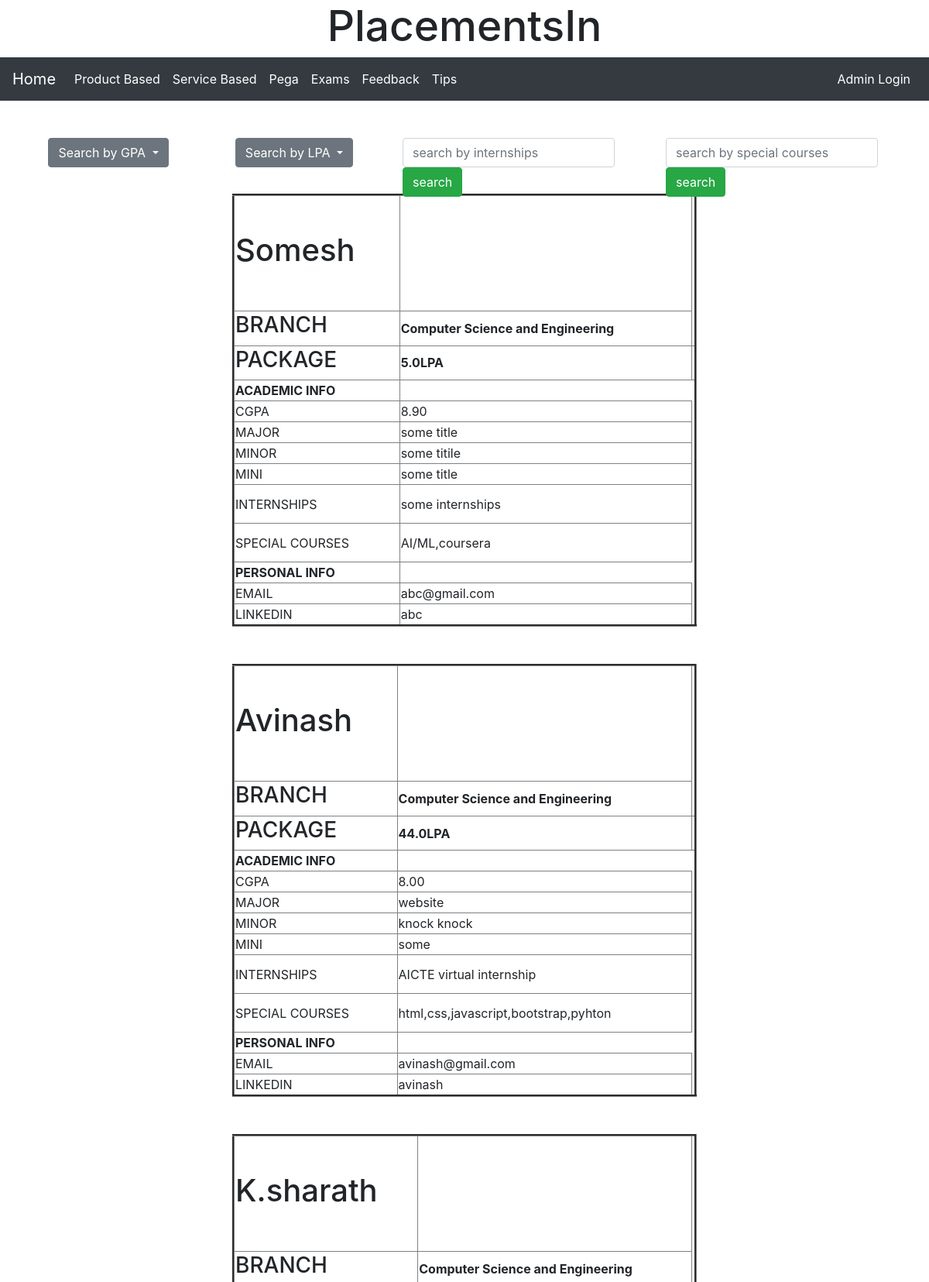
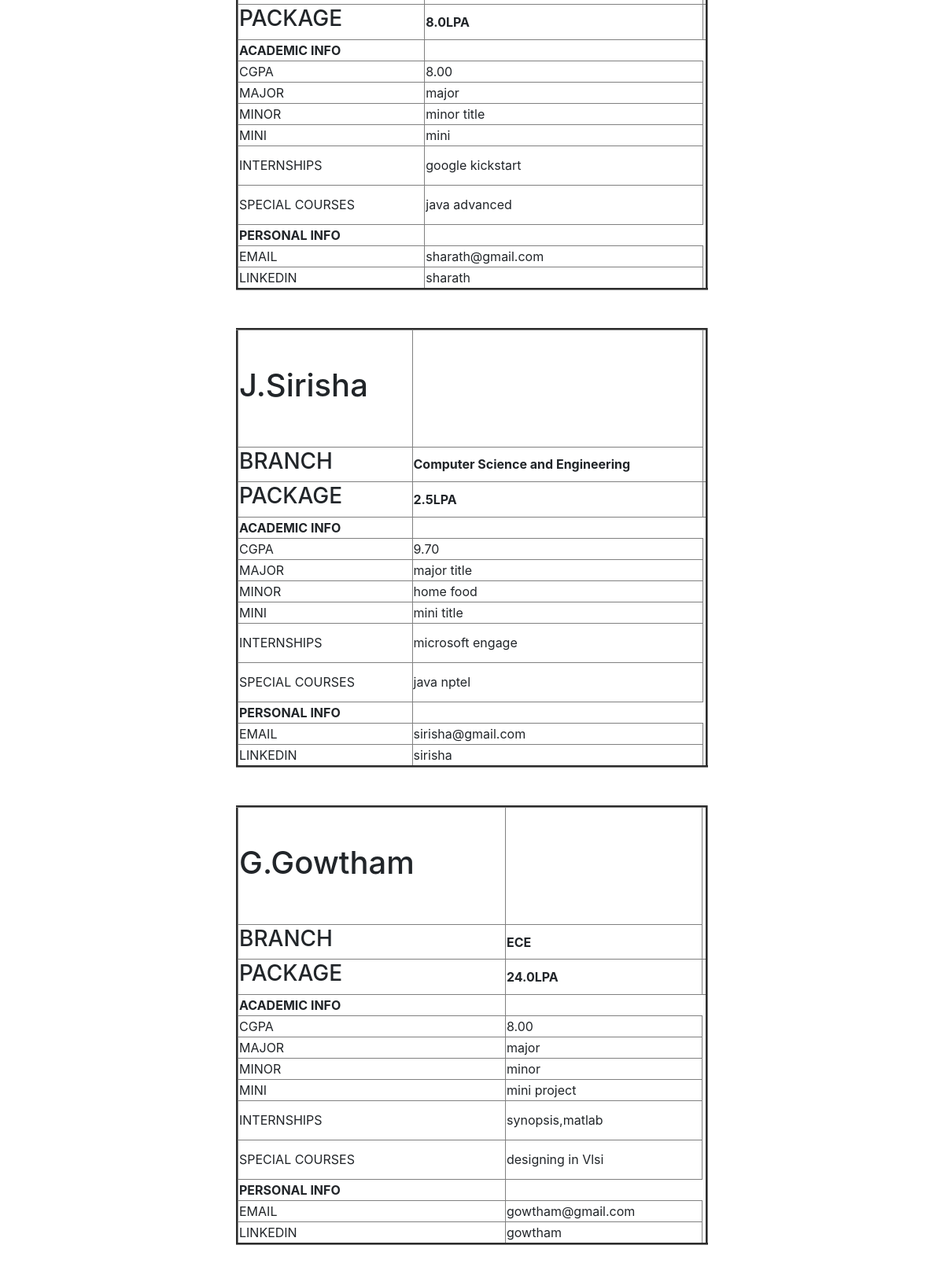
/amazon (upper part), run on the app's committed database (2 pictures, top to bottom).
### profiles/models.py (models this page shows)
class Profiles(models.Model):
    name=models.CharField(max_length=120,default='Some name')
    branch=models.CharField(max_length=120,default='Some branch')
    jobtitle=models.CharField(max_length=120)
    cgpa=models.DecimalField(decimal_places=2,max_digits=1000)
    major=models.CharField(max_length=120)
    mini=models.CharField(max_length=120)
    minor=models.CharField(max_length=120)
    internships=models.TextField(null=True,blank=True)
    special_courses=models.TextField(null=True,blank=True)
    email=models.EmailField(max_length=250)
    LinkedIn=models.CharField(max_length=200)
    org=models.CharField(max_length=120,default='some company')
    package_LPA=models.DecimalField(decimal_places=1,max_digits=1000,default=5)

### profiles/views.py (the view)
# urls.py: path('amazon',amazon),
def amazon(request):
    obj=Profiles.objects.filter(org='amazon').values()
    if request.method == "GET":
        st=request.GET.get('searchinterns')
        st1 = request.GET.get('searchspecialcourses')
        if st!=None:
            obj=Profiles.objects.filter(internships__icontains=st,org='amazon')
        if st1!=None:
            obj=Profiles.objects.filter(special_courses__icontains=st1,org='amazon')
    context = {
        'obj':obj
    }
    return render(request,'amazon.html',context)

### templates/amazon.html (shortened to what this page needs)
<!doctype html>
{% extends 'base.html' %}
{% block content %}
<html lang="en">
  <head>
    <link rel="stylesheet" href="https://cdn.jsdelivr.net/npm/bootstrap@4.4.1/dist/css/bootstrap.min.css">
  </head>
  <body>
  <center>
    <br>
    <br>
    <div style="width:200px;height:50px;margin-left:40px;float:left;" class="dropdown">
  <button class="btn btn-secondary dropdown-toggle" type="button" id="GPAMenuButton" data-toggle="dropdown" aria-haspopup="true" aria-expanded="false">
    Search by GPA
  </button>
</div>
   <div style="width:200px;height:50px;margin-left:40px;float:left;" class="dropdown" >
  <button class="btn btn-secondary dropdown-toggle" type="button" id="LPAMenuButton" data-toggle="dropdown" aria-haspopup="true" aria-expanded="false">
    Search by LPA
  </button>
</div>
      <div style="width:300px;height:50px;margin-left:40px;float:left;">
    <form action="" method="get" class="form-inline">
        <input type="text" class="form-control" name="searchinterns" placeholder="search by internships"/>
        <input type="submit" value="search" class="btn btn-success">
    </form>
</div>
      <div style="width:300px;height:50px;margin-left:40px;float:left;">
    <form action="" method="get" class="form-inline">
        <input type="text" class="form-control" name="searchspecialcourses" placeholder="search by special courses"/>
        <input type="submit" value="search" class="btn btn-success">
    </form>
</div>
</center>
<br>
<br>
<br>
 {% for x in obj %}
 <center>
 <table border='3' style="width:50%;">
 <tr style="height:150px;">
 <td><h1>{{x.name}}</h1></td>
 <td>   </td>
 </tr>
 <tr>
 <td><h3>BRANCH</h3></td>
 <td><b>{{x.branch}}</b></td>
 </tr>
 <tr>
 <td><h3>PACKAGE</h3></td>
 <td><b>{{x.package_LPA}}LPA</b><td>
 </tr>
 <tr>
 <th>ACADEMIC INFO</th>
 </tr>
 <tr>
 <td>CGPA</td>
 <td>{{x.cgpa}}</td>
 </tr>
 <tr>
 <td>MAJOR</td>
 <td>{{x.major}}</td>
 </tr>
 <tr>
 <td>MINOR</td>
 <td>{{x.minor}}</td>
 </tr>
 <tr>
 <td>MINI</td>
 <td>{{x.mini}}</td>
 </tr>
 <tr style="height:50px;">
 <td>INTERNSHIPS</td>
 <td>{{x.internships}}</td>
 </tr>
 <tr style="height:50px">
 <td>SPECIAL COURSES</td>
 <td>{{x.special_courses}}</td>
 </tr>
 <tr>
 <th>PERSONAL INFO</th>
 </tr>
 <tr>
 <td>EMAIL</td>
 <td>{{x.email}}</td>
 </tr>
 <tr>
 <td>LINKEDIN</td>
 <td>{{x.LinkedIn}}</td>
 </tr>
 </table>
 </center>
 <br>
 <br>
 {% endfor %}
  </body>
</html>
{% endblock %}

### data on the page
Profiles: name "Somesh", branch "Computer Science and Engineering", package_LPA "5.0", cgpa "8.90", major "some title", minor "some titile", mini "some title", internships "some internships", special_courses "AI/ML,coursera", email "abc@gmail.com", LinkedIn "abc"
Profiles: name "Avinash", branch "Computer Science and Engineering", package_LPA "44.0", cgpa "8.00", major "website", minor "knock knock", mini "some", internships "AICTE virtual internship", special_courses "html,css,javascript,bootstrap,pyhton", email "avinash@gmail.com", LinkedIn "avinash"
Profiles: name "K.sharath", branch "Computer Science and Engineering", package_LPA "8.0", cgpa "8.00", major "major", minor "minor title", mini "mini", internships "google kickstart", special_courses "java advanced", email "sharath@gmail.com", LinkedIn "sharath"
Profiles: name "J.Sirisha", branch "Computer Science and Engineering", package_LPA "2.5", cgpa "9.70", major "major title", minor "home food", mini "mini title", internships "microsoft engage", special_courses "java nptel", email "sirisha@gmail.com", LinkedIn "sirisha"
Profiles: name "G.Gowtham", branch "ECE", package_LPA "24.0", cgpa "8.00", major "major", minor "minor", mini "mini project", internships "synopsis,matlab", special_courses "designing in Vlsi", email "gowtham@gmail.com", LinkedIn "gowtham"
